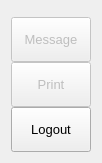
              <widget class="QFrame" name="extraRightBox">
               <property name="sizePolicy">
                <sizepolicy hsizetype="Minimum" vsizetype="Preferred">
                 <horstretch>0</horstretch>
                 <verstretch>0</verstretch>
                </sizepolicy>
               </property>
               <property name="minimumSize">
                <size>
                 <width>0</width>
                 <height>0</height>
                </size>
               </property>
               <property name="maximumSize">
                <size>
                 <width>0</width>
                 <height>16777215</height>
                </size>
               </property>
               <layout class="QVBoxLayout" name="verticalLayout_4">
                <item>
                 <widget class="QFrame" name="themeSettingsTopDetail">
                  <property name="sizePolicy">
                   <sizepolicy hsizetype="Preferred" vsizetype="Preferred">
                    <horstretch>0</horstretch>
                    <verstretch>0</verstretch>
                   </sizepolicy>
                  </property>
                  <property name="maximumSize">
                   <size>
                    <width>16777215</width>
                    <height>3</height>
                   </size>
                  </property>
                  <property name="frameShape">
                   <enum>QFrame::Shape::NoFrame</enum>
                  </property>
                  <property name="frameShadow">
                   <enum>QFrame::Shadow::Raised</enum>
                  </property>
                 </widget>
                </item>
                <item>
                 <widget class="QFrame" name="contentSettings">
                  <property name="sizePolicy">
                   <sizepolicy hsizetype="Minimum" vsizetype="Preferred">
                    <horstretch>0</horstretch>
                    <verstretch>0</verstretch>
                   </sizepolicy>
                  </property>
                  <property name="minimumSize">
                   <size>
                    <width>0</width>
                    <height>0</height>
                   </size>
                  </property>
                  <property name="frameShape">
                   <enum>QFrame::Shape::NoFrame</enum>
                  </property>
                  <property name="frameShadow">
                   <enum>QFrame::Shadow::Raised</enum>
                  </property>
                  <layout class="QVBoxLayout" name="verticalLayout_13">
                   <property name="spacing">
                    <number>0</number>
                   </property>
                   <property name="leftMargin">
                    <number>0</number>
                   </property>
                   <property name="topMargin">
                    <number>0</number>
                   </property>
                   <property name="rightMargin">
                    <number>0</number>
                   </property>
                   <property name="bottomMargin">
                    <number>0</number>
                   </property>
                   <item alignment="Qt::AlignmentFlag::AlignTop">
                    <widget class="QFrame" name="topMenus">
                     <property name="sizePolicy">
                      <sizepolicy hsizetype="Minimum" vsizetype="Preferred">
                       <horstretch>0</horstretch>
                       <verstretch>0</verstretch>
                      </sizepolicy>
                     </property>
                     <property name="minimumSize">
                      <size>
                       <width>0</width>
                       <height>0</height>
                      </size>
                     </property>
                     <property name="frameShape">
                      <enum>QFrame::Shape::NoFrame</enum>
                     </property>
                     <property name="frameShadow">
                      <enum>QFrame::Shadow::Raised</enum>
                     </property>
                     <layout class="QVBoxLayout" name="verticalLayout_14">
                      <property name="spacing">
                       <number>0</number>
                      </property>
                      <property name="leftMargin">
                       <number>0</number>
                      </property>
                      <property name="topMargin">
                       <number>0</number>
                      </property>
                      <property name="rightMargin">
                       <number>0</number>
                      </property>
                      <property name="bottomMargin">
                       <number>0</number>
                      </property>
                      <item>
                       <widget class="QPushButton" name="btn_message">
                        <property name="enabled">
                         <bool>false</bool>
                        </property>
                        <property name="sizePolicy">
                         <sizepolicy hsizetype="Expanding" vsizetype="Fixed">
                          <horstretch>0</horstretch>
                          <verstretch>0</verstretch>
                         </sizepolicy>
                        </property>
                        <property name="minimumSize">
                         <size>
                          <width>0</width>
                          <height>45</height>
                         </size>
                        </property>
                        <property name="font">
                         <font>
                          <family>Segoe UI</family>
                          <pointsize>10</pointsize>
                          <italic>false</italic>
                          <bold>false</bold>
                         </font>
                        </property>
                        <property name="cursor">
                         <cursorShape>PointingHandCursor</cursorShape>
                        </property>
                        <property name="layoutDirection">
                         <enum>Qt::LayoutDirection::LeftToRight</enum>
                        </property>
                        <property name="styleSheet">
                         <string notr="true">background-image: url(:/icons/images/icons/cil-envelope-open.png);</string>
                        </property>
                        <property name="text">
                         <string>Message</string>
                        </property>
                       </widget>
                      </item>
                      <item>
                       <widget class="QPushButton" name="btn_print">
                        <property name="enabled">
                         <bool>false</bool>
                        </property>
                        <property name="sizePolicy">
                         <sizepolicy hsizetype="Expanding" vsizetype="Fixed">
                          <horstretch>0</horstretch>
                          <verstretch>0</verstretch>
                         </sizepolicy>
                        </property>
                        <property name="minimumSize">
                         <size>
                          <width>0</width>
                          <height>45</height>
                         </size>
                        </property>
                        <property name="font">
                         <font>
                          <family>Segoe UI</family>
                          <pointsize>10</pointsize>
                          <italic>false</italic>
                          <bold>false</bold>
                         </font>
                        </property>
                        <property name="cursor">
                         <cursorShape>PointingHandCursor</cursorShape>
                        </property>
                        <property name="layoutDirection">
                         <enum>Qt::LayoutDirection::LeftToRight</enum>
                        </property>
                        <property name="styleSheet">
                         <string notr="true">background-image: url(:/icons/images/icons/cil-print.png);</string>
                        </property>
                        <property name="text">
                         <string>Print</string>
                        </property>
                       </widget>
                      </item>
                      <item>
                       <widget class="QPushButton" name="btn_logout">
                        <property name="sizePolicy">
                         <sizepolicy hsizetype="Expanding" vsizetype="Fixed">
                          <horstretch>0</horstretch>
                          <verstretch>0</verstretch>
                         </sizepolicy>
                        </property>
                        <property name="minimumSize">
                         <size>
                          <width>0</width>
                          <height>45</height>
                         </size>
                        </property>
                        <property name="font">
                         <font>
                          <family>Segoe UI</family>
                          <pointsize>10</pointsize>
                          <italic>false</italic>
                          <bold>false</bold>
                         </font>
                        </property>
                        <property name="cursor">
                         <cursorShape>PointingHandCursor</cursorShape>
                        </property>
                        <property name="layoutDirection">
                         <enum>Qt::LayoutDirection::LeftToRight</enum>
                        </property>
                        <property name="styleSheet">
                         <string notr="true">background-image: url(:/icons/images/icons/cil-account-logout.png);</string>
                        </property>
                        <property name="text">
                         <string>Logout</string>
                        </property>
                       </widget>
                      </item>
                     </layout>
                    </widget>
                   </item>
                  </layout>
                 </widget>
                </item>
               </layout>
              </widget>
